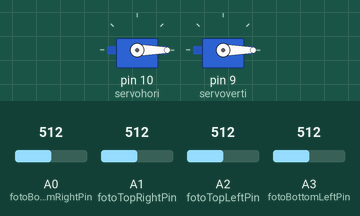
This sketch was run on a simulated Arduino Uno, built with avr-gcc and run on an emulated ATmega328P. Shown: 2 × servo. The test bench sets the inputs (shaded band); at power-on: A0 (fotoBottomRightPin) = 512, A1 (fotoTopRightPin) = 512, A2 (fotoTopLeftPin) = 512, A3 (fotoBottomLeftPin) = 512.

Above: at 1.7 s.
1.8 s: A0 (fotoBottomRightPin) set to 290
3.3 s: A0 (fotoBottomRightPin) set to 257
At 3.75 s:
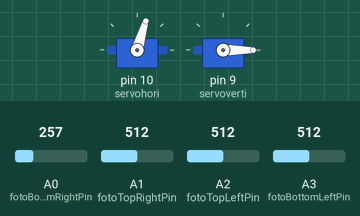
At 5.0 s:
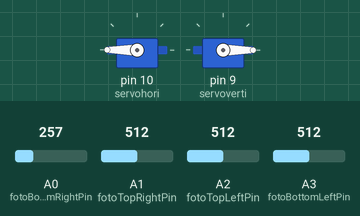
5.8 s: A1 (fotoTopRightPin) set to 244
7.3 s: A1 (fotoTopRightPin) set to 208
At 9.2 s:
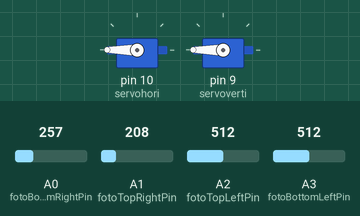
9.8 s: A2 (fotoTopLeftPin) set to 543
11.3 s: A2 (fotoTopLeftPin) set to 572
At 11.45 s:
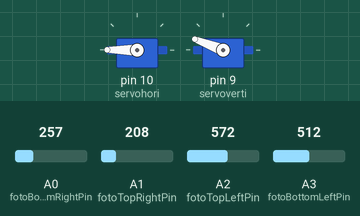
Timing chart, 0 to 14.3 s (numbered marks = the images above; inputs shaded):
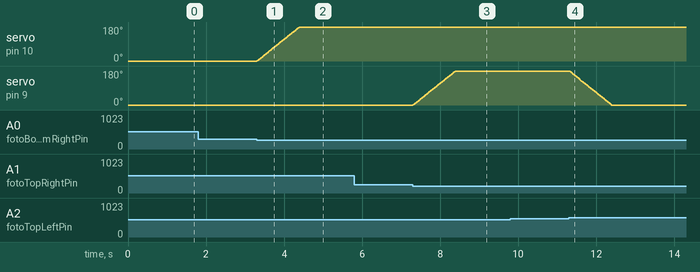

The sketch:

solar_tracker.ino
```cpp
#include "constants.h"
#include "fotores.h"
#include "ir.h"
#include <Servo.h>
Servo servohori;
int servoh = 0;
int servohLimitHigh = 160;
int servohLimitLow = 60;

Servo servoverti;
int servov = 0;
int servovLimitHigh = 160;
int servovLimitLow = 60;
int offTime = 0;

//1 normal mode
int IRCmd = 0;

void setup() {
  servohori.attach(10);
  servohori.write(0);
  servoverti.attach(9);
  servoverti.write(0);
  Serial.begin(9600);
  delay(500);
  irrecv.enableIRIn();
}

void returnHome() {
  servohori.write(0);
  servoverti.write(0);
  delay(10);
}

void loop() {
  servoh = servohori.read();
  servov = servoverti.read();

  int avgTop = FotoRes::getAverage("top");
  int avgBottom = FotoRes::getAverage("bottom");
  int avgLeft = FotoRes::getAverage("left");
  int avgRight = FotoRes::getAverage("right");

//  if(!FotoRes::enoughLight()) {
//    offTime += 1000;
//    delay(1000);
//  } else {
//    offTime = 0;
//  }
//  if (offTime > offTimeMinThreshold) {
//    returnHome();
//    return;
//  }
  const int newIRCmd = IR::Receive();

  if (newIRCmd != -2) {
    IRCmd = newIRCmd;
  }

  if (IRCmd != 0) {
    switch (IRCmd) {
      case 1:
        returnHome();
      break;

      case 2:
        moveTop();
      break;

      case 5:
        moveBottom();
      break;

      case 4:
        moveLeft();
      break;

      case 6:
        moveRight();
      break;
    }
    IRCmd = -1;
   return;
  }

  if(FotoRes::isThresholdExceeded()) {
    return;
  }
 if(avgTop < avgBottom) {
    moveBottom();
  } else if (avgBottom < avgTop) {
    moveTop();
  } else {
    servoverti.write(servov);
  }

  if (avgLeft > avgRight) {
    moveLeft();
  } else if (avgRight > avgLeft) {
    moveRight();
  } else {
    servohori.write(servoh);
  }
//  delay(50);/
}

void moveBottom() {
  servoverti.write(servov +1);
  if (servov > servovLimitHigh) {
    servov = servovLimitHigh;
  }
  delay(2);
}

void moveTop() {
  servoverti.write(servov -1);
  if (servov < servovLimitLow) {
    servov = servovLimitLow;
  }
  delay(2);
}

void moveLeft() {
  servohori.write(servoh +1);
  if (servoh > servohLimitHigh) {
    servoh = servohLimitHigh;
  }
  delay(2);
}

void moveRight() {
  servohori.write(servoh -1);
  if (servoh < servohLimitLow) {
   servoh = servohLimitLow;
   }
  delay(2);
}
```

constants.h
```cpp
 #ifndef CONSTANTS_H
#define CONSTANTS_H

//sensivity in percents
const int sensivityThreshold = 40;
const int minLightValue = 40;
const int offTimeMinThreshold = 10000;
const int fotoTopLeftPin = A2;
const int fotoTopRightPin = A1;
const int fotoBottomLeftPin = A3;
const int fotoBottomRightPin = A0;
const int IRPin = 2;

#endif
```

fotores.h
```cpp
 #ifndef FOTO_RES
#define FOTO_RES
#include "constants.h"

namespace FotoRes {
  float getResValue(int pinNum) {
    return analogRead(pinNum);
  }

  int getAverage(String dir) {
    if(dir == "top") {
      return (getResValue(fotoTopLeftPin) + getResValue(fotoTopRightPin));
    } else if(dir == "bottom") {
      return (getResValue(fotoBottomLeftPin) + getResValue(fotoBottomRightPin));
    } else if(dir == "right") {
      return (getResValue(fotoTopRightPin) + getResValue(fotoBottomRightPin));
    } else if(dir == "left") {
      return (getResValue(fotoTopLeftPin) + getResValue(fotoBottomLeftPin));
    }
  }

  float calculateAvgPercents(float val, float avg) {
    return abs(100 - (100 * val / avg));
  }

  bool isThresholdExceeded() {
    float bottomLeft = getResValue(fotoBottomLeftPin);
    float bottomRight = getResValue(fotoBottomRightPin);
    float topLeft = getResValue(fotoTopLeftPin);
    float topRight = getResValue(fotoTopRightPin);

    float avg = (bottomLeft + bottomRight + topLeft + topRight) / 4;

    float bottomLeftPercent = calculateAvgPercents(bottomLeft, avg);
    float bottomRightPercent = calculateAvgPercents(bottomRight, avg);
    float topLeftPercent = calculateAvgPercents(topLeft, avg);
    float topRightPercent = calculateAvgPercents(topRight, avg);

    if(
      bottomLeftPercent > sensivityThreshold ||
      bottomRightPercent > sensivityThreshold ||
      topLeftPercent > sensivityThreshold ||
      topRightPercent > sensivityThreshold
     ) {
      return false;
     }

     return true;
  }

  bool enoughLight() {
    int avg = (getResValue(fotoTopLeftPin) + getResValue(fotoTopRightPin) + getResValue(fotoBottomLeftPin) + getResValue(fotoBottomRightPin)) / 4;
    return avg >= minLightValue;
  }
}

#endif
```

ir.h
```cpp
 #ifndef IR
#define IR
#include "constants.h"
#include <IRremote.h>
IRrecv irrecv(IRPin);
decode_results signals;

int Receive() {
  if (irrecv.decode(&signals)) {
    irrecv.resume();
    if (signals.value == 0xFFA857) {
      return 0;
    }

    if (signals.value == 0xFFE01F) {
      return -1;
    }

    if (signals.value == 0xFF30CF) {
      return 1;
    }

    if (signals.value == 0xFF18E7) {
      return 2;
    }

    if (signals.value == 0xFF38C7) {
      return 5;
    }

    if (signals.value == 0xFF10EF) {
      return 4;
    }

    if (signals.value == 0xFF5AA5) {
      return 6;
    }
  }

  return -2;
}

#endif
```

Measured:
- the behaviour switches between 272 and 271 on A0 (fotoBottomRightPin) (found by bisection; images 0 and 1)
- the behaviour switches between 227 and 226 on A1 (fotoTopRightPin) (found by bisection; images 2 and 3)
- the behaviour switches between 561 and 562 on A2 (fotoTopLeftPin) (found by bisection; images 3 and 4)
- after the input at 1.8 s, every drawn part: stays the same
- after the input at 3.3 s, servo on pin 10 (servohori): moves from 0° to 180° over 1.1 s, starting at once
- after the input at 5.8 s, every drawn part: stays the same
- after the input at 7.3 s, servo on pin 9 (servoverti): moves from 0° to 180° over 1.1 s, starting at once
- after the input at 9.8 s, every drawn part: stays the same
- after the input at 11.3 s, servo on pin 9 (servoverti): moves from 180° to 0° over 1.1 s, starting at once
